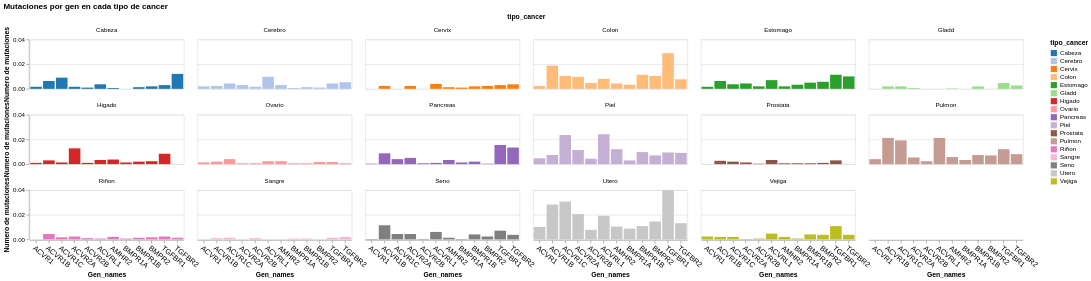

Notebook source saved alongside this figure:
### Code cell
alt.Chart(mutation_frequencies_cancer_type).mark_bar().encode(
    x=alt.X('Gen_names',axis=alt.Axis(
              labelAngle=40, labelFontSize=12)),
    y=alt.Y('mutation_frequency:Q').title('Numero de mutaciones'),
    facet=alt.Facet('tipo_cancer').columns(6),
    color=alt.Color('tipo_cancer', scale=alt.Scale(scheme='category20')),
    tooltip=['Gen_names', 'mutation_frequency', 'tipo_cancer']
).properties(
    title='Mutaciones por gen en cada tipo de cancer',
    width=250,
    height=80
)

### Figure 1 — Vega-Lite specification as saved in the notebook (floating-point values rounded to 4 significant figures; data arrays with more than 128 entries replaced by an {"elided": "..."} marker saying what was removed)
{"config": {"view": {"continuousWidth": 300, "continuousHeight": 300}}, "data": {"name": "data-36e61aefd6c066814004bc8b70716e55"}, "mark": {"type": "bar"}, "encoding": {"color": {"field": "tipo_cancer", "scale": {"scheme": "category20"}, "type": "nominal"}, "facet": {"columns": 6, "field": "tipo_cancer", "type": "nominal"}, "tooltip": [{"field": "Gen_names", "type": "nominal"}, {"field": "mutation_frequency", "type": "quantitative"}, {"field": "tipo_cancer", "type": "nominal"}], "x": {"axis": {"labelAngle": 40, "labelFontSize": 12}, "field": "Gen_names", "type": "nominal"}, "y": {"field": "mutation_frequency", "title": "Numero de mutaciones", "type": "quantitative"}}, "height": 80, "title": "Mutaciones por gen en cada tipo de cancer", "width": 250, "$schema": "https://vega.github.io/schema/vega-lite/v5.16.3.json", "datasets": {"data-36e61aefd6c066814004bc8b70716e55": {"elided": "186 records"}}}
